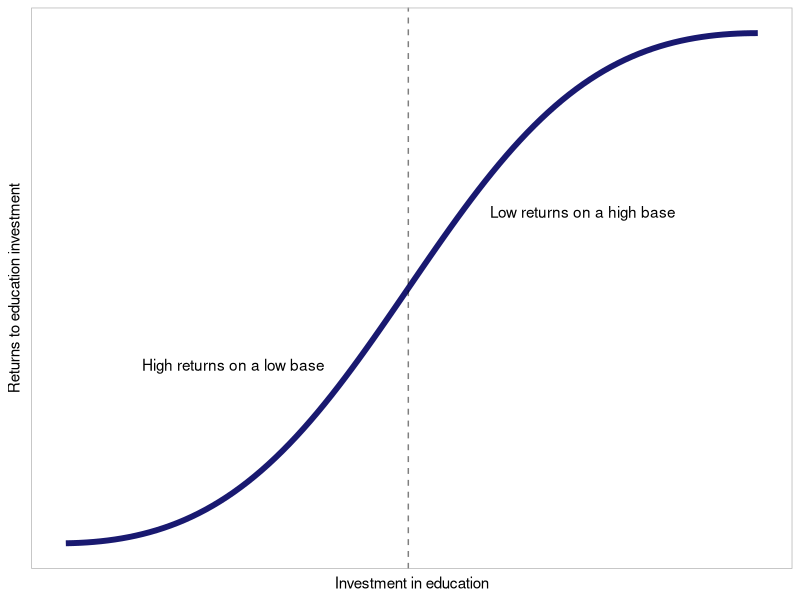

R code for this plot:
## ---- chunk 1
library(tidyverse)
theme_set(theme_light())
df <- tibble(x = 1:100) %>% 
  mutate(x = x / 100)

b = 2

df <- df %>% 
  mutate(y = 1/(1+(x/(1-x))^-b))

## ---- chunk 2
annotations <- tibble(
  x = c(.25, .75),
  y = c(.35, .65),
  label = c(
    "High returns on a low base",
    "Low returns on a high base"
  )
)

df %>%
  ggplot(aes(x, y)) +
  geom_line(colour = "midnightblue", cex = 2) +
  geom_text(aes(x, y, label = label), data = annotations) +
  labs(
    x = "Investment in education",
    y = "Returns to education investment"
  ) +
  geom_vline(xintercept = .5, lty = 2, alpha = .5) +
  theme(
    panel.grid = element_blank(),
    axis.text = element_blank(),
    axis.ticks = element_blank()
  ) 
